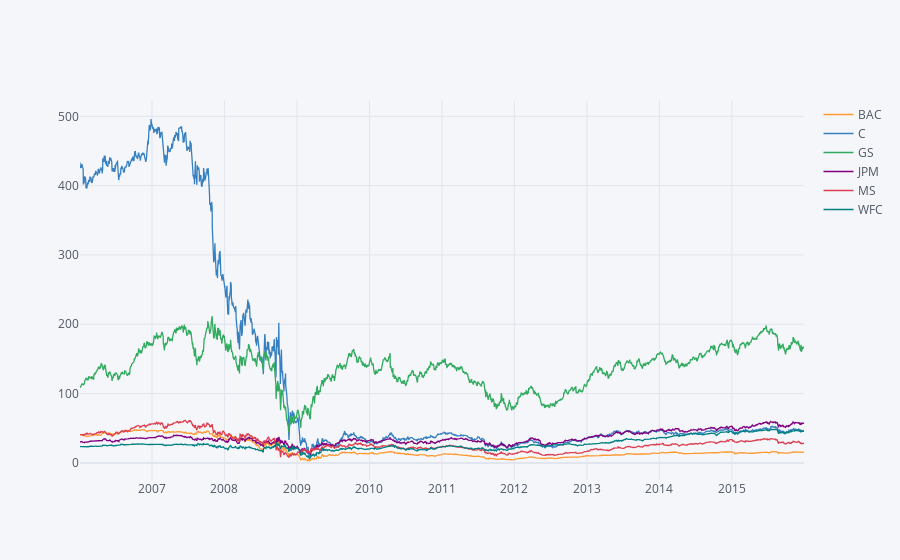

The notebook cell this image was saved under:
### Code cell
# Interactive plot with plotly
import plotly
import cufflinks as cf
cf.go_offline()

stocks.xs(key='Close',axis=1,level='Operation:').iplot()

### Figure 1 — Plotly figure (JSON) as saved in the notebook; plotly's stock layout.template omitted (floating-point values rounded to 4 significant figures; data arrays with more than 128 entries replaced by an {"elided": "..."} marker saying what was removed)
{"data": [{"line": {"color": "rgba(255, 153, 51, 1.0)", "dash": "solid", "shape": "linear", "width": 1.3}, "mode": "lines", "name": "BAC", "text": "", "type": "scatter", "x": {"elided": "2517 str values"}, "y": {"elided": "2517 float values"}}, {"line": {"color": "rgba(55, 128, 191, 1.0)", "dash": "solid", "shape": "linear", "width": 1.3}, "mode": "lines", "name": "C", "text": "", "type": "scatter", "x": {"elided": "2517 str values"}, "y": {"elided": "2517 float values"}}, {"line": {"color": "rgba(50, 171, 96, 1.0)", "dash": "solid", "shape": "linear", "width": 1.3}, "mode": "lines", "name": "GS", "text": "", "type": "scatter", "x": {"elided": "2517 str values"}, "y": {"elided": "2517 float values"}}, {"line": {"color": "rgba(128, 0, 128, 1.0)", "dash": "solid", "shape": "linear", "width": 1.3}, "mode": "lines", "name": "JPM", "text": "", "type": "scatter", "x": {"elided": "2517 str values"}, "y": {"elided": "2517 float values"}}, {"line": {"color": "rgba(219, 64, 82, 1.0)", "dash": "solid", "shape": "linear", "width": 1.3}, "mode": "lines", "name": "MS", "text": "", "type": "scatter", "x": {"elided": "2517 str values"}, "y": {"elided": "2517 mixed values"}}, {"line": {"color": "rgba(0, 128, 128, 1.0)", "dash": "solid", "shape": "linear", "width": 1.3}, "mode": "lines", "name": "WFC", "text": "", "type": "scatter", "x": {"elided": "2517 str values"}, "y": {"elided": "2517 float values"}}], "layout": {"legend": {"bgcolor": "#F5F6F9", "font": {"color": "#4D5663"}}, "paper_bgcolor": "#F5F6F9", "plot_bgcolor": "#F5F6F9", "title": {"font": {"color": "#4D5663"}}, "xaxis": {"gridcolor": "#E1E5ED", "showgrid": true, "tickfont": {"color": "#4D5663"}, "title": {"font": {"color": "#4D5663"}, "text": ""}, "zerolinecolor": "#E1E5ED"}, "yaxis": {"gridcolor": "#E1E5ED", "showgrid": true, "tickfont": {"color": "#4D5663"}, "title": {"font": {"color": "#4D5663"}, "text": ""}, "zerolinecolor": "#E1E5ED"}}}
